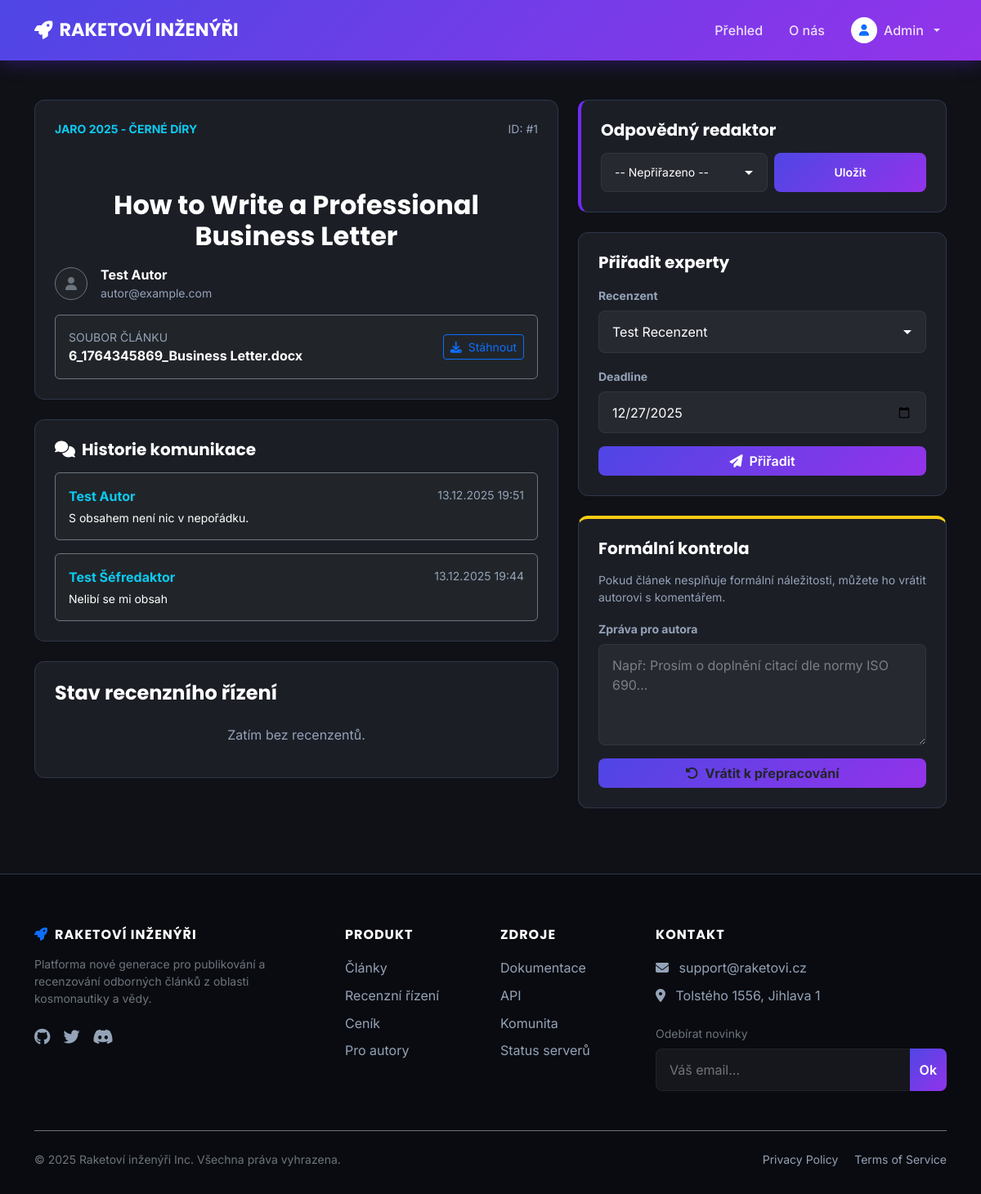
The page /article_detail.php?id=1 (signed in) on the database its author committed.
### tables this page shows
CREATE TABLE `articles` (
  `id` int(11) NOT NULL,
  `user_id` int(11) NOT NULL,
  `editor_id` int(11) DEFAULT NULL,
  `issue_id` int(11) NOT NULL,
  `title` varchar(255) NOT NULL,
  `filename` varchar(255) NOT NULL,
  `status` enum('podano','ceka_na_recenzenty','v_recenzi','prijato','zamitnuto','vraceno_k_oprave') NOT NULL DEFAULT 'podano',
  `created_at` timestamp NOT NULL DEFAULT current_timestamp(),
  `decision_date` datetime DEFAULT NULL
);

CREATE TABLE `issues` (
  `id` int(11) NOT NULL,
  `nazev` varchar(255) NOT NULL,
  `rocnik` int(11) NOT NULL DEFAULT 2025,
  `cislo` int(11) NOT NULL DEFAULT 1,
  `deadline` date NOT NULL,
  `max_capacity` int(11) NOT NULL DEFAULT 10,
  `status` enum('open','closed','published') NOT NULL DEFAULT 'open'
);

CREATE TABLE `users` (
  `id` int(11) NOT NULL,
  `jmeno` varchar(50) NOT NULL,
  `prijmeni` varchar(50) NOT NULL,
  `email` varchar(255) NOT NULL,
  `heslo` varchar(255) NOT NULL,
  `id_role` int(11) DEFAULT NULL,
  `active` tinyint(1) NOT NULL DEFAULT 1
);

CREATE TABLE `article_messages` (
  `id` int(11) NOT NULL,
  `article_id` int(11) NOT NULL,
  `sender_id` int(11) NOT NULL,
  `message` text NOT NULL,
  `created_at` timestamp NOT NULL DEFAULT current_timestamp()
);

### article_detail.php (the view, shortened to what this page needs)
<?php
require 'db_connect.php';
require 'header.php';
$article_id = isset($_GET['id']) ? intval($_GET['id']) : 0;
$user_role = mb_strtolower($_SESSION['user_role'] ?? '', 'UTF-8');
$is_editor = in_array($user_role, ['admin', 'šéfredaktor', 'redaktor']);
$is_chief = in_array($user_role, ['admin', 'šéfredaktor']);
$stmt = $db_connection->prepare("
    SELECT a.*, u.jmeno, u.prijmeni, u.email, i.nazev as issue_nazev
    FROM articles a
    JOIN users u ON a.user_id = u.id
    JOIN issues i ON a.issue_id = i.id
    WHERE a.id = ?
");
$stmt->bind_param("i", $article_id);
$stmt->execute();
$article = $stmt->get_result()->fetch_assoc();
$reviews_result = $db_connection->query("SELECT r.*, u.jmeno, u.prijmeni FROM reviews r JOIN users u ON r.reviewer_id = u.id WHERE r.article_id = $article_id");
$all_reviewers = $db_connection->query("SELECT u.id, u.jmeno, u.prijmeni, u.email FROM users u JOIN role r ON u.id_role = r.id_role WHERE r.role LIKE '%recenzent%'");
$messages_result = $db_connection->query("SELECT m.*, u.jmeno, u.prijmeni FROM article_messages m JOIN users u ON m.sender_id = u.id WHERE m.article_id = $article_id ORDER BY m.created_at DESC");
?>
<div class="container mt-5 mb-5">
    <div class="row">
        <div class="col-lg-7">
            <div class="article-card p-4 mb-4">
                <div class="d-flex justify-content-between mb-2">
                    <span class="text-info text-uppercase small fw-bold"><?= htmlspecialchars($article['issue_nazev']) ?></span>
                    <span class="text-muted small">ID: #<?= $article['id'] ?></span>
                </div>
                <h2 class="text-white mb-3"><?= htmlspecialchars($article['title']) ?></h2>
                <div class="d-flex align-items-center mb-3">
                    <div class="bg-dark rounded-circle d-flex justify-content-center align-items-center border border-secondary" style="width:40px; height:40px;">
                        <i class="fa-solid fa-user text-secondary"></i>
                    </div>
                    <div class="ms-3">
                        <div class="text-white fw-bold"><?= htmlspecialchars($article['jmeno'] . ' ' . $article['prijmeni']) ?></div>
                        <div class="text-muted small"><?= htmlspecialchars($article['email']) ?></div>
                    </div>
                </div>
                <div class="bg-dark p-3 rounded border border-secondary d-flex justify-content-between align-items-center">
                    <div>
                        <div class="text-muted small text-uppercase">Soubor článku</div>
                        <div class="text-white fw-bold"><?= htmlspecialchars($article['filename']) ?></div>
                    </div>
                    <a href="uploads/<?= htmlspecialchars($article['filename']) ?>" class="btn btn-sm btn-outline-primary" download>
                        <i class="fa-solid fa-download me-2"></i>Stáhnout
                    </a>
                </div>
            </div>
            <?php if ($messages_result->num_rows > 0): ?>
            <div class="article-card p-4 mb-4">
                <h5 class="text-white mb-3"><i class="fa-solid fa-comments me-2"></i>Historie komunikace</h5>
                <div class="d-flex flex-column gap-3">
                    <?php while($msg_row = $messages_result->fetch_assoc()): ?>
                        <div class="bg-dark p-3 rounded border border-secondary">
                            <div class="d-flex justify-content-between mb-1">
                                <strong class="text-info"><?= htmlspecialchars($msg_row['jmeno'] . ' ' . $msg_row['prijmeni']) ?></strong>
                                <small class="text-muted"><?= date("d.m.Y H:i", strtotime($msg_row['created_at'])) ?></small>
                            </div>
                            <p class="text-white mb-0 small"><?= nl2br(htmlspecialchars($msg_row['message'])) ?></p>
                        </div>
                    <?php endwhile; ?>
                </div>
            </div>
            <?php endif; ?>
            <?php if ($is_editor): ?>
            <div class="article-card p-4">
                <h4 class="text-white mb-4">Stav recenzního řízení</h4>
                <?php if ($reviews_result->num_rows > 0): ?>
                    <div class="table-responsive">
                        <table class="table align-middle table-hover">
                            <thead>
                                <tr class="text-muted small text-uppercase">
                                    <th>Recenzent</th>
                                    <th>Termín</th>
                                    <th>Stav</th>
                                    <th class="text-end">Akce</th>
                                </tr>
                            </thead>
                            <tbody>
                                <?php while($rev = $reviews_result->fetch_assoc()): ?>
                                    <tr>
                                        <td class="fw-bold text-white"><?= htmlspecialchars($rev['jmeno'] . ' ' . $rev['prijmeni']) ?></td>
                                        <td class="text-info small"><?= date("d.m.Y", strtotime($rev['deadline'])) ?></td>
                                        <td><?= getReviewStatusBadge($rev['status']) ?></td>
                                        <td class="text-end">
                                            <form method="POST" onsubmit="return confirm('Odebrat?');">
                                                <input type="hidden" name="review_id" value="<?= $rev['id'] ?>">
                                                <button type="submit" name="remove_reviewer" class="btn btn-sm btn-dark text-danger border-secondary"><i class="fa-solid fa-trash"></i></button>
                                            </form>
                                        </td>
                                    </tr>
                                <?php endwhile; ?>
                            </tbody>
                        </table>
                    </div>
                <?php else: ?>
                    <p class="text-muted text-center">Zatím bez recenzentů.</p>
                <?php endif; ?>
            </div>
            <?php endif; ?>
        </div>
        <?php if ($is_editor): ?>
        <div class="col-lg-5">
            <?php if ($is_chief): ?>
            <div class="article-card p-4 mb-4" style="border-left: 4px solid #6e2bf9;">
                <h5 class="text-white mb-3">Odpovědný redaktor</h5>
                <form method="POST" class="d-flex gap-2">
                    <select name="editor_id" class="form-control form-control-sm">
                        <option value="0">-- Nepřiřazeno --</option>
                    </select>
                    <button type="submit" name="assign_editor" class="btn btn-sm btn-light">Uložit</button>
                </form>
            </div>
            <?php endif; ?>
            <div class="article-card p-4 mb-4">
                <h5 class="text-white mb-3">Přiřadit experty</h5>
                <form method="POST">
                    <div class="mb-3">
                        <label class="form-label text-muted small fw-bold">Recenzent</label>
                        <select name="reviewer_id" class="form-control" required>
                            <?php while($r_user = $all_reviewers->fetch_assoc()): ?>
                                <option value="<?= $r_user['id'] ?>"><?= htmlspecialchars($r_user['jmeno'] . ' ' . $r_user['prijmeni']) ?></option>
                            <?php endwhile; ?>
                        </select>
                    </div>
                    <div class="mb-3">
                        <label class="form-label text-muted small fw-bold">Deadline</label>
                        <input type="date" name="deadline" class="form-control" required value="<?= date('Y-m-d', strtotime('+14 days')) ?>">
                    </div>
                    <button type="submit" name="assign_reviewer" class="btn btn-primary w-100"><i class="fa-solid fa-paper-plane me-2"></i>Přiřadit</button>
                </form>
            </div>
            <div class="article-card p-4" style="border-top: 4px solid #facc15;">
                <h5 class="text-white mb-3">Formální kontrola</h5>
                <p class="text-muted small">Pokud článek nesplňuje formální náležitosti, můžete ho vrátit autorovi s komentářem.</p>
                <form method="POST">
                    <div class="mb-3">
                        <label class="form-label text-muted small fw-bold">Zpráva pro autora</label>
                        <textarea name="message" class="form-control" rows="4" required placeholder="Např: Prosím o doplnění citací dle normy ISO 690..."></textarea>
                    </div>
                    <button type="submit" name="return_to_author" class="btn btn-warning w-100 text-dark fw-bold">
                        <i class="fa-solid fa-rotate-left me-2"></i>Vrátit k přepracování
                    </button>
                </form>
            </div>
        </div>
        <?php endif; ?>
    </div>
</div>
<?php require 'footer.php'; require 'db_close.php'; ?>

### css/style.css (style rules this page uses)
:root { --bg-dark: #0f1117; --bg-card: #1c1e26; --bg-footer: #0a0b10; --primary-purple: #6e2bf9; --neon-cyan: #00d2ff; --primary-gradient: linear-gradient(135deg, #4f46e5 0%, #9333ea 100%); --text-white: #ffffff; --text-gray: #94a3b8; --border-color: #2d3748; }
html, body { font-family: 'Inter', sans-serif; background-color: var(--bg-dark); color: var(--text-white); min-height: 100vh; display: flex; flex-direction: column; cursor: url('../media/rocket_cursor.svg') 0 0, auto; }
h1, h2, h3, h4, h5, .navbar-brand { font-family: 'Poppins', sans-serif; font-weight: 700; }
a, button, .btn { cursor: pointer; text-decoration: none !important; }
.text-muted { color: #94a3b8 !important; }
.btn, .nav-link, .article-card, input, .form-control, .dropdown-item, .page-link { transition: all 0.5s cubic-bezier(0.4, 0, 0.2, 1) !important; }
button[type="submit"], .btn-primary { background: var(--primary-gradient); border: none; border-radius: 8px; color: white; font-weight: 600; position: relative; overflow: hidden; z-index: 1; }
.btn-primary::after, button[type="submit"]::after { content: ''; position: absolute; top: 0; left: -100%; width: 50%; height: 100%; background: linear-gradient(to right, rgba(255, 255, 255, 0) 0%, rgba(255, 255, 255, 0.3) 50%, rgba(255, 255, 255, 0) 100%); transform: skewX(-25deg); transition: none; z-index: -1; }
input, select, .form-control, textarea { background-color: rgba(255, 255, 255, 0.05) !important; border: 1px solid rgba(255, 255, 255, 0.1) !important; color: white !important; padding: 0.8rem 1rem; border-radius: 8px; width: 100%; }
::placeholder { color: rgba(255, 255, 255, 0.4) !important; opacity: 1; }
label { margin-bottom: 0.5rem; color: #e2e8f0; font-size: 0.9rem; font-weight: 500; }
select { appearance: none; -webkit-appearance: none; -moz-appearance: none; background-repeat: no-repeat !important; background-position: right 10px center !important; padding-right: 30px !important; cursor: pointer; }
option { background-color: var(--bg-card); color: white; }
.article-card { background-color: var(--bg-card); border: 1px solid var(--border-color); border-radius: 12px; overflow: hidden; color: var(--text-white); }
.article-card { width: 260px; min-width: 260px; }
.container>.article-card, .row .article-card { width: 100% !important; min-width: 100% !important; margin-bottom: 2rem; }
.article-card form .btn { width: 100%; }
.container h2 { text-align: center; margin-top: 4rem; margin-bottom: 2rem; color: var(--text-white); font-weight: 700; }

### rows shown on the page
articles: issue.nazev "JARO 2025 - ČERNÉ DÍRY", id "1", title "How to Write a Professional Business Letter", user.prijmeni "Test Autor", user.email "autor@example.com", filename "6_1764345869_Business Letter.docx"
article_messages: sender.prijmeni "Test Autor", created_at "13.12.2025 19:51", message "S obsahem není nic v nepořádku."
article_messages: sender.prijmeni "Test Šéfredaktor", created_at "13.12.2025 19:44", message "Nelibí se mi obsah"

### other values the page prints
$_SESSION['user_jmeno'] "Admin"
form field reviewer_id "Test Recenzent"
